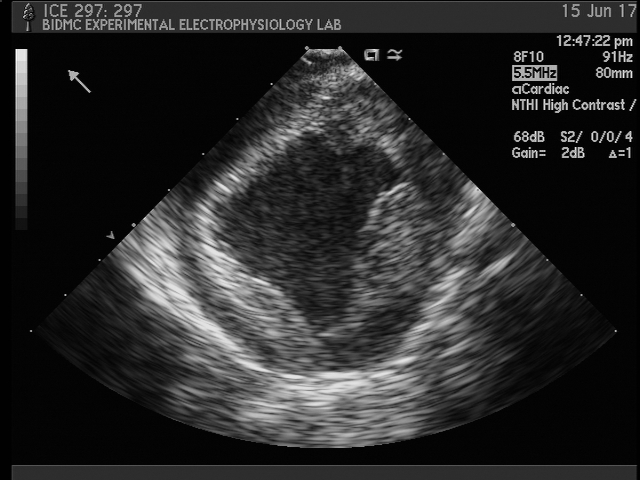
#> input picture images/exp5_images/16062017_125453973_4050.jpg, 640 x 480 px, found by its file name
$ python plot_blob.py   (Python 2 division)
#> lines starting #> are read from the running program, lines starting #| are printed output that depends on the picture
"""
==============
Blob Detection
==============

Blobs are bright on dark or dark on bright regions in an image. In
this example, blobs are detected using 3 algorithms. The image used
in this case is the Hubble eXtreme Deep Field. Each bright dot in the
image is a star or a galaxy.

Laplacian of Gaussian (LoG)
-----------------------------
This is the most accurate and slowest approach. It computes the Laplacian
of Gaussian images with successively increasing standard deviation and
stacks them up in a cube. Blobs are local maximas in this cube. Detecting
larger blobs is especially slower because of larger kernel sizes during
convolution. Only bright blobs on dark backgrounds are detected. See
:py:meth:`skimage.feature.blob_log` for usage.

Difference of Gaussian (DoG)
----------------------------
This is a faster approximation of LoG approach. In this case the image is
blurred with increasing standard deviations and the difference between
two successively blurred images are stacked up in a cube. This method
suffers from the same disadvantage as LoG approach for detecting larger
blobs. Blobs are again assumed to be bright on dark. See
:py:meth:`skimage.feature.blob_dog` for usage.

Determinant of Hessian (DoH)
----------------------------
This is the fastest approach. It detects blobs by finding maximas in the
matrix of the Determinant of Hessian of the image. The detection speed is
independent of the size of blobs as internally the implementation uses
box filters instead of convolutions. Bright on dark as well as dark on
bright blobs are detected. The downside is that small blobs (<3px) are not
detected accurately. See :py:meth:`skimage.feature.blob_doh` for usage.
"""

from math import sqrt
from skimage import data
from skimage.feature import blob_dog, blob_log, blob_doh
from skimage.color import rgb2gray

import matplotlib.pyplot as plt
import cv2 as cv
import pdb

# [6 lines of commented-out code are left out]
image = cv.imread('exp5_images/16062017_125453973_4050.jpg')
#> image is the input picture: shape (480, 640, 3); min 0, max 253, mean 41.8
image_gray = rgb2gray(image)
pdb.set_trace()


blobs_log = blob_log(image_gray, max_sigma=30, num_sigma=10, threshold=.1)
#> blobs_log = 436 rows, first 8: [108, 527, 1], [47, 615, 1], [60, 614, 1], [75, 73, 4.22], [100, 536, 1], [108, 536, 1], [156, 629, 1], [148, 563, 1]

# Compute radii in the 3rd column.
blobs_log[:, 2] = blobs_log[:, 2] * sqrt(2)

blobs_dog = blob_dog(image_gray, max_sigma=30, threshold=.1)
#> blobs_dog = 478 rows, first 8: [55, 21, 4.1], [75, 73, 2.56], [60, 614, 1], [52, 614, 1], [36, 559, 1], [108, 544, 1], [76, 631, 1], [148, 628, 1]
blobs_dog[:, 2] = blobs_dog[:, 2] * sqrt(2)

blobs_doh = blob_doh(image_gray, max_sigma=30, threshold=.01)
#> blobs_doh = 44 rows, first 8: [51, 20, 7.44], [50, 375, 4.22], [149, 534, 1], [73, 72, 7.44], [136, 628, 4.22], [66, 554, 4.22], [69, 614, 1], [155, 611, 4.22]

blobs_list = [blobs_log, blobs_dog, blobs_doh]
colors = ['yellow', 'lime', 'red']
titles = ['Laplacian of Gaussian', 'Difference of Gaussian',
          'Determinant of Hessian']
sequence = zip(blobs_list, colors, titles)
#> sequence = 3 items

fig, axes = plt.subplots(1, 3, figsize=(9, 3), sharex=True, sharey=True)
ax = axes.ravel()

for idx, (blobs, color, title) in enumerate(sequence):
    ax[idx].set_title(title)
    ax[idx].imshow(image, interpolation='nearest')
    for blob in blobs:
    	pdb.set_trace()
        y, x, r = blob
        c = plt.Circle((x, y), r, color=color, linewidth=2, fill=False)
        ax[idx].add_patch(c)
    ax[idx].set_axis_off()
#> this loop made 3 passes
#> (color, title) on passes 1 to 3: ('yellow', 'Laplacian of Gaussian'), ('lime', 'Difference of Gaussian'), ('red', 'Determinant of Hessian')

plt.tight_layout()
plt.show()
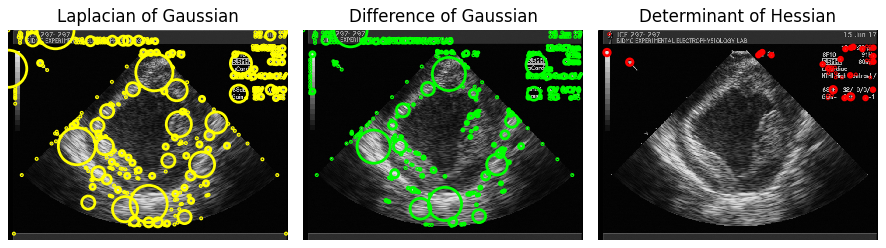
#> figure drawn by matplotlib, 3 panels

$ run again, with images/original/4051.jpg copied over images/exp5_images/16062017_125453973_4050.jpg
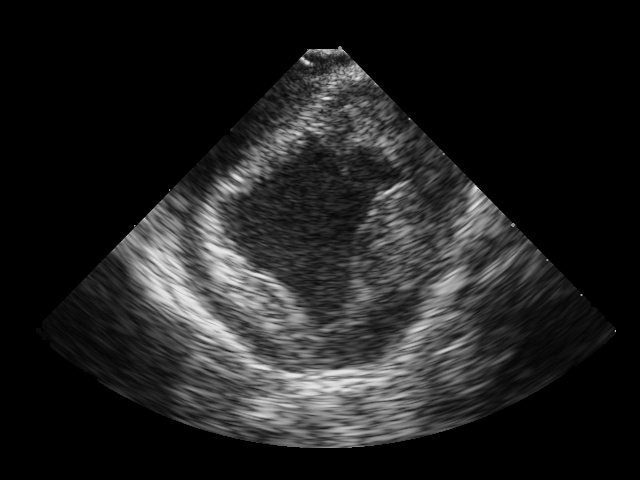
#> input picture images/original/4051.jpg, 640 x 480 px, found by its file name
#> image is the input picture: shape (480, 640, 3); min 0, max 231, mean 32.4
#> blobs_log = 162 rows, first 8: [295, 581, 1], [331, 615, 1], [118, 409, 1], [58, 302, 1], [269, 160, 30], [259, 547, 1], [212, 476, 17.11], [224, 513, 1]
#> blobs_dog = 141 rows, first 8: [62, 307, 1.6], [58, 302, 1], [188, 475, 1.6], [51, 327, 2.56], [224, 513, 1], [50, 340, 2.56], [219, 144, 1], [295, 581, 1]
#> blobs_doh = [[62, 306, 4.22], [329, 614, 1]]
#> sequence = 3 items
#> the loop `for idx, (blobs, color, title) in enumerate(sequence):` made 3 passes
#> (color, title) on passes 1 to 2: ('yellow', 'Laplacian of Gaussian'), ('lime', 'Difference of Gaussian')
#> `plt.show()`:
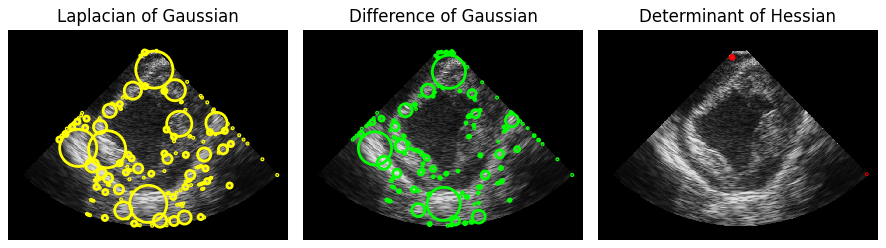
#> figure drawn by matplotlib, 3 panels
